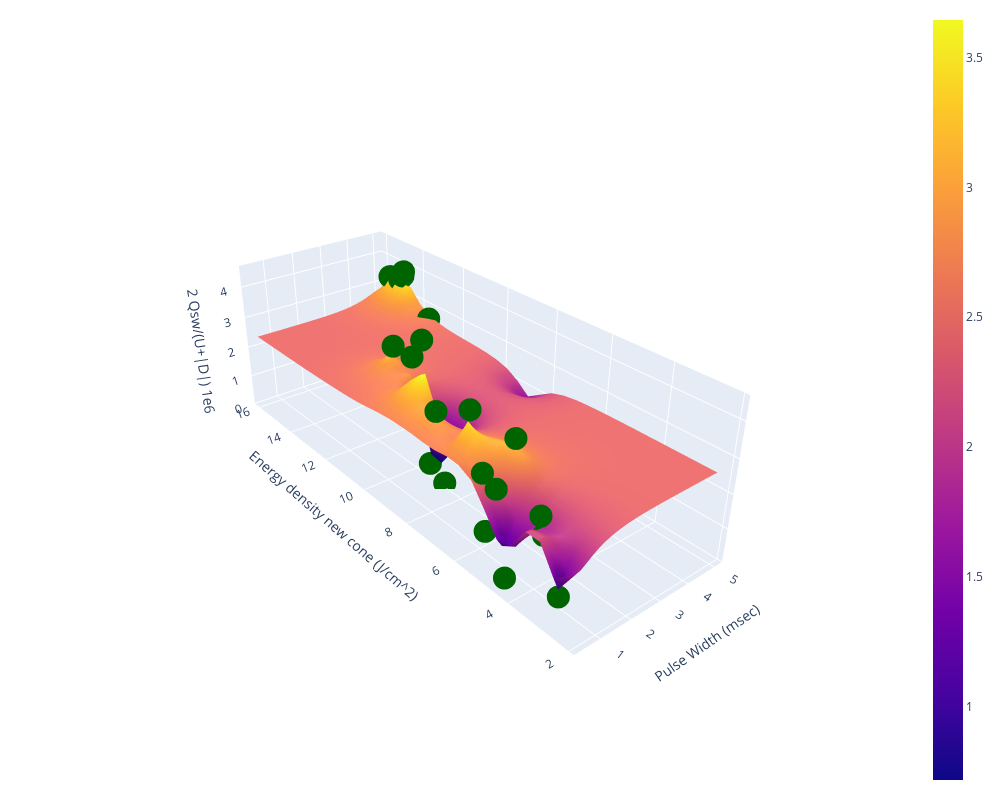
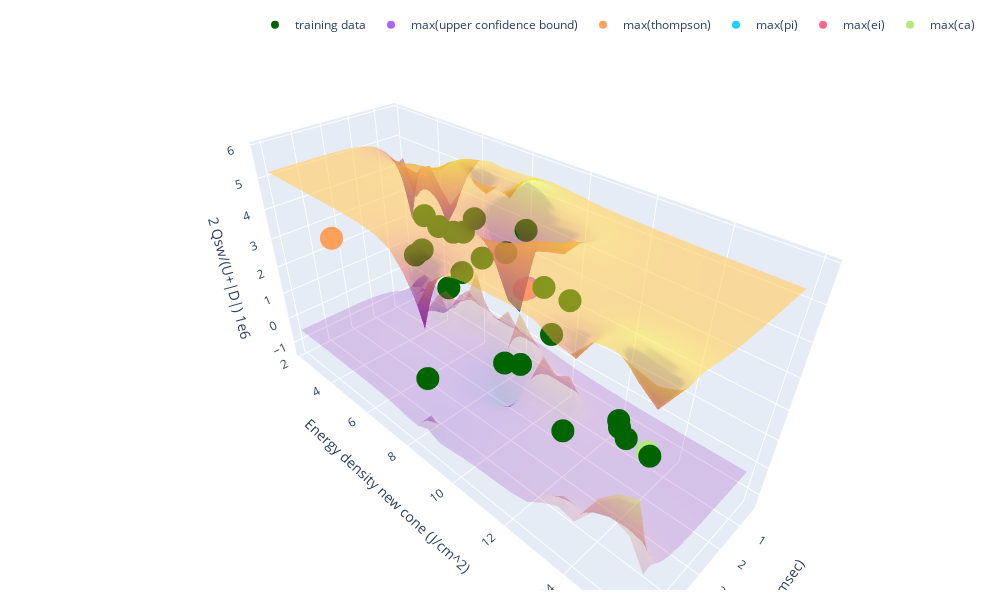

The notebook cell saved with these charts, in order:
### Code cell
# visualize acquisition function results and confidence bound surfaces
vis_pred(raw_train_x, train_y, raw_test_grid, pred_labels)
vis_acq(raw_train_x, train_y, raw_test_grid, pred_labels, upper_surf, lower_surf, acqs)

### Figure 1 — Plotly figure (JSON) as saved in the notebook; plotly's stock layout.template omitted (floating-point values rounded to 4 significant figures; data arrays with more than 128 entries replaced by an {"elided": "..."} marker saying what was removed)
{"data": [{"name": "GP regression", "x": [0.3393, 0.5055, 0.6718, 0.8381, 1.004, 1.171, 1.337, 1.503, 1.669, 1.836, 2.002, 2.168, 2.334, 2.501, 2.667, 2.833, 2.999, 3.166, 3.332, 3.498, 3.664, 3.831, 3.997, 4.163, 4.329, 4.496, 4.662, 4.828, 4.994, 5.161], "y": [2.276, 2.746, 3.215, 3.685, 4.154, 4.624, 5.094, 5.563, 6.033, 6.502, 6.972, 7.441, 7.911, 8.381, 8.85, 9.32, 9.789, 10.26, 10.73, 11.2, 11.67, 12.14, 12.61, 13.08, 13.55, 14.02, 14.49, 14.95, 15.42, 15.89], "z": {"elided": "30x30 float values"}, "type": "surface"}, {"marker": {"color": "darkgreen"}, "mode": "markers", "name": "training data", "x": [0.5, 0.5, 1.0, 1.0, 1.5, 1.5, 5.0, 5.0, 0.5, 5.0, 2.0, 0.5, 0.5, 0.5, 1.0, 1.0, 2.0, 2.0, 2.0, 2.0, 5.0, 5.0, 5.0], "y": [2.73, 3.4, 3.79, 6.44, 5.36, 8.99, 8.8, 14.67, 5.24, 14.89, 10.13, 4.51, 5.37, 4.88, 6.76, 7.77, 8.73, 9.38, 10.48, 11.01, 14.71, 15.44, 13.37], "z": [0.873, 2.677, 1.699, 3.805, 3.335, 4.535, 1.363, 3.841, 1.201, 3.514, 3.471, 0.2633, 2.775, 2.591, 2.58, 3.174, 0.1315, 0.4512, 2.127, 3.468, 3.686, 3.446, 2.652], "type": "scatter3d"}], "layout": {"legend": {"orientation": "h", "yanchor": "top", "y": 1.02, "xanchor": "left", "x": 1}, "margin": {"r": 20, "l": 10, "b": 10, "t": 10}, "width": 1000, "height": 800, "scene": {"xaxis": {"title": {"text": "Pulse Width (msec)"}}, "yaxis": {"title": {"text": "Energy density new cone (J/cm^2)"}}, "zaxis": {"title": {"text": "2 Qsw/(U+|D|) 1e6"}}, "camera": {"up": {"x": 0, "y": 0, "z": 1}, "center": {"x": 0, "y": 0, "z": 0}, "eye": {"x": -2, "y": -2.5, "z": 1.75}}}}}

### Figure 2 — Plotly figure (JSON) as saved in the notebook; plotly's stock layout.template omitted (floating-point values rounded to 4 significant figures; data arrays with more than 128 entries replaced by an {"elided": "..."} marker saying what was removed)
{"data": [{"opacity": 0.5, "showscale": false, "x": [0.3393, 0.5055, 0.6718, 0.8381, 1.004, 1.171, 1.337, 1.503, 1.669, 1.836, 2.002, 2.168, 2.334, 2.501, 2.667, 2.833, 2.999, 3.166, 3.332, 3.498, 3.664, 3.831, 3.997, 4.163, 4.329, 4.496, 4.662, 4.828, 4.994, 5.161], "y": [2.276, 2.746, 3.215, 3.685, 4.154, 4.624, 5.094, 5.563, 6.033, 6.502, 6.972, 7.441, 7.911, 8.381, 8.85, 9.32, 9.789, 10.26, 10.73, 11.2, 11.67, 12.14, 12.61, 13.08, 13.55, 14.02, 14.49, 14.95, 15.42, 15.89], "z": {"elided": "30x30 float values"}, "type": "surface"}, {"opacity": 0.2, "showscale": false, "x": [0.3393, 0.5055, 0.6718, 0.8381, 1.004, 1.171, 1.337, 1.503, 1.669, 1.836, 2.002, 2.168, 2.334, 2.501, 2.667, 2.833, 2.999, 3.166, 3.332, 3.498, 3.664, 3.831, 3.997, 4.163, 4.329, 4.496, 4.662, 4.828, 4.994, 5.161], "y": [2.276, 2.746, 3.215, 3.685, 4.154, 4.624, 5.094, 5.563, 6.033, 6.502, 6.972, 7.441, 7.911, 8.381, 8.85, 9.32, 9.789, 10.26, 10.73, 11.2, 11.67, 12.14, 12.61, 13.08, 13.55, 14.02, 14.49, 14.95, 15.42, 15.89], "z": {"elided": "30x30 float values"}, "type": "surface"}, {"marker": {"color": "darkgreen"}, "mode": "markers", "name": "training data", "x": [0.5, 0.5, 1.0, 1.0, 1.5, 1.5, 5.0, 5.0, 0.5, 5.0, 2.0, 0.5, 0.5, 0.5, 1.0, 1.0, 2.0, 2.0, 2.0, 2.0, 5.0, 5.0, 5.0], "y": [2.73, 3.4, 3.79, 6.44, 5.36, 8.99, 8.8, 14.67, 5.24, 14.89, 10.13, 4.51, 5.37, 4.88, 6.76, 7.77, 8.73, 9.38, 10.48, 11.01, 14.71, 15.44, 13.37], "z": [0.873, 2.677, 1.699, 3.805, 3.335, 4.535, 1.363, 3.841, 1.201, 3.514, 3.471, 0.2633, 2.775, 2.591, 2.58, 3.174, 0.1315, 0.4512, 2.127, 3.468, 3.686, 3.446, 2.652], "type": "scatter3d"}, {"mode": "markers", "name": "max(upper confidence bound)", "x": [1.171], "y": [8.85], "z": [2.501], "type": "scatter3d"}, {"mode": "markers", "name": "max(thompson)", "x": [3.498], "y": [2.276], "z": [2.517], "type": "scatter3d"}, {"mode": "markers", "name": "max(pi)", "x": [1.337], "y": [8.85], "z": [2.532], "type": "scatter3d"}, {"mode": "markers", "name": "max(ei)", "x": [1.337], "y": [8.85], "z": [2.532], "type": "scatter3d"}, {"mode": "markers", "name": "max(ca)", "x": [4.163], "y": [14.95], "z": [2.576], "type": "scatter3d"}], "layout": {"margin": {"r": 20, "l": 10, "b": 10, "t": 10}, "legend": {"orientation": "h", "yanchor": "bottom", "y": 1.02, "xanchor": "right", "x": 1}, "width": 1000, "height": 600, "scene": {"xaxis": {"title": {"text": "Pulse Width (msec)"}}, "yaxis": {"title": {"text": "Energy density new cone (J/cm^2)"}}, "zaxis": {"title": {"text": "2 Qsw/(U+|D|) 1e6"}}}}}
